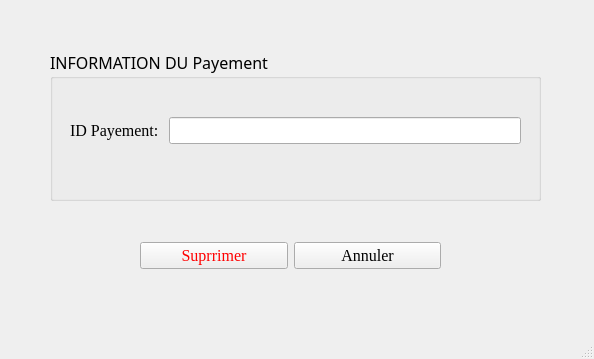
<?xml version="1.0" encoding="UTF-8"?>
<ui version="4.0">
 <class>GestSupprimerPaye</class>
 <widget class="QMainWindow" name="GestSupprimerPaye">
  <property name="geometry">
   <rect>
    <x>0</x>
    <y>0</y>
    <width>594</width>
    <height>359</height>
   </rect>
  </property>
  <property name="windowTitle">
   <string>MainWindow</string>
  </property>
  <widget class="QWidget" name="centralwidget">
   <widget class="QGroupBox" name="groupBox">
    <property name="geometry">
     <rect>
      <x>50</x>
      <y>50</y>
      <width>491</width>
      <height>151</height>
     </rect>
    </property>
    <property name="font">
     <font>
      <family>Algerian</family>
      <pointsize>12</pointsize>
     </font>
    </property>
    <property name="title">
     <string>INFORMATION DU Payement</string>
    </property>
    <widget class="QWidget" name="gridLayoutWidget">
     <property name="geometry">
      <rect>
       <x>20</x>
       <y>40</y>
       <width>451</width>
       <height>81</height>
      </rect>
     </property>
     <layout class="QGridLayout" name="gridLayout">
      <item row="0" column="0">
       <widget class="QLabel" name="label_5">
        <property name="font">
         <font>
          <family>Times New Roman</family>
         </font>
        </property>
        <property name="text">
         <string>ID Payement: </string>
        </property>
       </widget>
      </item>
      <item row="0" column="1">
       <widget class="QLineEdit" name="lineEditIdPayement">
        <property name="font">
         <font>
          <family>Times New Roman</family>
         </font>
        </property>
       </widget>
      </item>
     </layout>
    </widget>
   </widget>
   <widget class="QWidget" name="layoutWidget">
    <property name="geometry">
     <rect>
      <x>140</x>
      <y>230</y>
      <width>301</width>
      <height>51</height>
     </rect>
    </property>
    <layout class="QGridLayout" name="gridLayout_2">
     <item row="0" column="0">
      <widget class="QPushButton" name="pushButtonMettreAJour">
       <property name="font">
        <font>
         <family>Times New Roman</family>
         <pointsize>12</pointsize>
        </font>
       </property>
       <property name="styleSheet">
        <string notr="true">color: red;</string>
       </property>
       <property name="text">
        <string>Suprrimer</string>
       </property>
      </widget>
     </item>
     <item row="0" column="1">
      <widget class="QPushButton" name="pushButtonAnnuler">
       <property name="font">
        <font>
         <family>Times New Roman</family>
         <pointsize>12</pointsize>
        </font>
       </property>
       <property name="text">
        <string>Annuler</string>
       </property>
      </widget>
     </item>
    </layout>
   </widget>
  </widget>
  <widget class="QMenuBar" name="menubar">
   <property name="geometry">
    <rect>
     <x>0</x>
     <y>0</y>
     <width>594</width>
     <height>28</height>
    </rect>
   </property>
  </widget>
  <widget class="QStatusBar" name="statusbar"/>
 </widget>
 <resources/>
 <connections/>
</ui>
